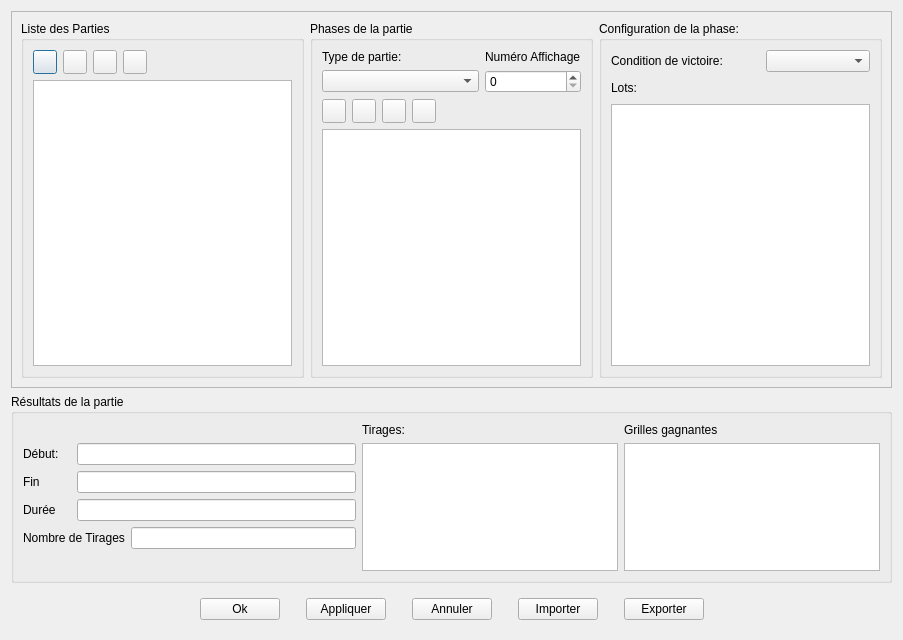
<?xml version="1.0" encoding="UTF-8"?>
<ui version="4.0">
 <class>ConfigGameRounds</class>
 <widget class="QDialog" name="ConfigGameRounds">
  <property name="geometry">
   <rect>
    <x>0</x>
    <y>0</y>
    <width>903</width>
    <height>640</height>
   </rect>
  </property>
  <property name="windowTitle">
   <string>Configuration Parties</string>
  </property>
  <layout class="QGridLayout" name="gridLayout">
   <item row="0" column="0">
    <widget class="QFrame" name="GroupEdit">
     <property name="sizePolicy">
      <sizepolicy hsizetype="Preferred" vsizetype="Expanding">
       <horstretch>0</horstretch>
       <verstretch>2</verstretch>
      </sizepolicy>
     </property>
     <property name="frameShape">
      <enum>QFrame::StyledPanel</enum>
     </property>
     <property name="frameShadow">
      <enum>QFrame::Raised</enum>
     </property>
     <layout class="QGridLayout" name="gridLayout_2">
      <item row="0" column="0">
       <widget class="QGroupBox" name="groupGameRound">
        <property name="sizePolicy">
         <sizepolicy hsizetype="Preferred" vsizetype="Preferred">
          <horstretch>1</horstretch>
          <verstretch>0</verstretch>
         </sizepolicy>
        </property>
        <property name="title">
         <string>Liste des Parties</string>
        </property>
        <layout class="QGridLayout" name="gridLayout_3">
         <item row="0" column="0">
          <widget class="QPushButton" name="btnAddRound">
           <property name="sizePolicy">
            <sizepolicy hsizetype="Fixed" vsizetype="Fixed">
             <horstretch>0</horstretch>
             <verstretch>0</verstretch>
            </sizepolicy>
           </property>
           <property name="minimumSize">
            <size>
             <width>24</width>
             <height>24</height>
            </size>
           </property>
           <property name="maximumSize">
            <size>
             <width>24</width>
             <height>24</height>
            </size>
           </property>
           <property name="text">
            <string/>
           </property>
           <property name="icon">
            <iconset resource="../../../resources/EvenementLoto.qrc">
             <normaloff>:/icons/icons/submit-for-approval.png</normaloff>:/icons/icons/submit-for-approval.png</iconset>
           </property>
          </widget>
         </item>
         <item row="0" column="1">
          <widget class="QPushButton" name="btnDelRound">
           <property name="minimumSize">
            <size>
             <width>24</width>
             <height>24</height>
            </size>
           </property>
           <property name="maximumSize">
            <size>
             <width>24</width>
             <height>24</height>
            </size>
           </property>
           <property name="text">
            <string/>
           </property>
           <property name="icon">
            <iconset resource="../../../resources/EvenementLoto.qrc">
             <normaloff>:/icons/icons/clear-symbol.png</normaloff>:/icons/icons/clear-symbol.png</iconset>
           </property>
          </widget>
         </item>
         <item row="0" column="2">
          <widget class="QPushButton" name="btnUpRound">
           <property name="minimumSize">
            <size>
             <width>24</width>
             <height>24</height>
            </size>
           </property>
           <property name="maximumSize">
            <size>
             <width>24</width>
             <height>24</height>
            </size>
           </property>
           <property name="text">
            <string/>
           </property>
           <property name="icon">
            <iconset resource="../../../resources/EvenementLoto.qrc">
             <normaloff>:/icons/icons/sort-up.png</normaloff>:/icons/icons/sort-up.png</iconset>
           </property>
          </widget>
         </item>
         <item row="0" column="3">
          <widget class="QPushButton" name="btnDownRound">
           <property name="minimumSize">
            <size>
             <width>24</width>
             <height>24</height>
            </size>
           </property>
           <property name="maximumSize">
            <size>
             <width>24</width>
             <height>24</height>
            </size>
           </property>
           <property name="text">
            <string/>
           </property>
           <property name="icon">
            <iconset resource="../../../resources/EvenementLoto.qrc">
             <normaloff>:/icons/icons/sort-down.png</normaloff>:/icons/icons/sort-down.png</iconset>
           </property>
          </widget>
         </item>
         <item row="0" column="4">
          <spacer name="horizontalSpacer_5">
           <property name="orientation">
            <enum>Qt::Horizontal</enum>
           </property>
           <property name="sizeHint" stdset="0">
            <size>
             <width>139</width>
             <height>20</height>
            </size>
           </property>
          </spacer>
         </item>
         <item row="1" column="0" colspan="5">
          <widget class="QListWidget" name="listGameRound"/>
         </item>
        </layout>
       </widget>
      </item>
      <item row="0" column="1">
       <widget class="QGroupBox" name="groupSubRound">
        <property name="sizePolicy">
         <sizepolicy hsizetype="Preferred" vsizetype="Preferred">
          <horstretch>1</horstretch>
          <verstretch>0</verstretch>
         </sizepolicy>
        </property>
        <property name="title">
         <string>Phases de la partie</string>
        </property>
        <layout class="QGridLayout" name="gridLayout_4">
         <item row="0" column="0" colspan="4">
          <widget class="QLabel" name="label">
           <property name="text">
            <string>Type de partie:</string>
           </property>
          </widget>
         </item>
         <item row="1" column="0" colspan="5">
          <widget class="QComboBox" name="GameRoundTypes">
           <property name="maximumSize">
            <size>
             <width>300</width>
             <height>16777215</height>
            </size>
           </property>
          </widget>
         </item>
         <item row="2" column="0">
          <widget class="QPushButton" name="btnAddSubRound">
           <property name="minimumSize">
            <size>
             <width>24</width>
             <height>24</height>
            </size>
           </property>
           <property name="maximumSize">
            <size>
             <width>24</width>
             <height>24</height>
            </size>
           </property>
           <property name="text">
            <string/>
           </property>
           <property name="icon">
            <iconset resource="../../../resources/EvenementLoto.qrc">
             <normaloff>:/icons/icons/submit-for-approval.png</normaloff>:/icons/icons/submit-for-approval.png</iconset>
           </property>
          </widget>
         </item>
         <item row="2" column="1">
          <widget class="QPushButton" name="btnDelSubRound">
           <property name="minimumSize">
            <size>
             <width>24</width>
             <height>24</height>
            </size>
           </property>
           <property name="maximumSize">
            <size>
             <width>24</width>
             <height>24</height>
            </size>
           </property>
           <property name="text">
            <string/>
           </property>
           <property name="icon">
            <iconset resource="../../../resources/EvenementLoto.qrc">
             <normaloff>:/icons/icons/clear-symbol.png</normaloff>:/icons/icons/clear-symbol.png</iconset>
           </property>
          </widget>
         </item>
         <item row="2" column="2">
          <widget class="QPushButton" name="btnUpSubround">
           <property name="minimumSize">
            <size>
             <width>24</width>
             <height>24</height>
            </size>
           </property>
           <property name="maximumSize">
            <size>
             <width>24</width>
             <height>24</height>
            </size>
           </property>
           <property name="text">
            <string/>
           </property>
           <property name="icon">
            <iconset resource="../../../resources/EvenementLoto.qrc">
             <normaloff>:/icons/icons/sort-up.png</normaloff>:/icons/icons/sort-up.png</iconset>
           </property>
          </widget>
         </item>
         <item row="2" column="3">
          <widget class="QPushButton" name="btnDownSubRound">
           <property name="minimumSize">
            <size>
             <width>24</width>
             <height>24</height>
            </size>
           </property>
           <property name="maximumSize">
            <size>
             <width>24</width>
             <height>24</height>
            </size>
           </property>
           <property name="text">
            <string/>
           </property>
           <property name="icon">
            <iconset resource="../../../resources/EvenementLoto.qrc">
             <normaloff>:/icons/icons/sort-down.png</normaloff>:/icons/icons/sort-down.png</iconset>
           </property>
          </widget>
         </item>
         <item row="2" column="4" colspan="2">
          <spacer name="horizontalSpacer_6">
           <property name="orientation">
            <enum>Qt::Horizontal</enum>
           </property>
           <property name="sizeHint" stdset="0">
            <size>
             <width>156</width>
             <height>20</height>
            </size>
           </property>
          </spacer>
         </item>
         <item row="3" column="0" colspan="6">
          <widget class="QListWidget" name="listSubRound"/>
         </item>
         <item row="1" column="5">
          <widget class="QSpinBox" name="spinRoundNumber"/>
         </item>
         <item row="0" column="5">
          <widget class="QLabel" name="label_10">
           <property name="text">
            <string>Numéro Affichage</string>
           </property>
          </widget>
         </item>
        </layout>
       </widget>
      </item>
      <item row="0" column="2">
       <widget class="QGroupBox" name="groupPhase">
        <property name="sizePolicy">
         <sizepolicy hsizetype="Preferred" vsizetype="Preferred">
          <horstretch>1</horstretch>
          <verstretch>0</verstretch>
         </sizepolicy>
        </property>
        <property name="title">
         <string>Configuration de la phase:</string>
        </property>
        <layout class="QGridLayout" name="gridLayout_5">
         <item row="0" column="2">
          <widget class="QComboBox" name="SubRoundTypes"/>
         </item>
         <item row="2" column="0" colspan="3">
          <widget class="QTextEdit" name="TextPrices">
           <property name="undoRedoEnabled">
            <bool>false</bool>
           </property>
          </widget>
         </item>
         <item row="1" column="1" colspan="2">
          <spacer name="horizontalSpacer_8">
           <property name="orientation">
            <enum>Qt::Horizontal</enum>
           </property>
           <property name="sizeHint" stdset="0">
            <size>
             <width>300</width>
             <height>20</height>
            </size>
           </property>
          </spacer>
         </item>
         <item row="1" column="0">
          <widget class="QLabel" name="label_3">
           <property name="text">
            <string>Lots:</string>
           </property>
          </widget>
         </item>
         <item row="0" column="0" colspan="2">
          <widget class="QLabel" name="label_2">
           <property name="text">
            <string>Condition de victoire:</string>
           </property>
          </widget>
         </item>
        </layout>
       </widget>
      </item>
     </layout>
    </widget>
   </item>
   <item row="1" column="0">
    <widget class="QGroupBox" name="groupResult">
     <property name="sizePolicy">
      <sizepolicy hsizetype="Preferred" vsizetype="Preferred">
       <horstretch>0</horstretch>
       <verstretch>1</verstretch>
      </sizepolicy>
     </property>
     <property name="title">
      <string>Résultats de la partie</string>
     </property>
     <layout class="QGridLayout" name="gridLayout_6">
      <item row="5" column="2">
       <widget class="QLineEdit" name="NumberDraws">
        <property name="maximumSize">
         <size>
          <width>240</width>
          <height>16777215</height>
         </size>
        </property>
        <property name="readOnly">
         <bool>true</bool>
        </property>
       </widget>
      </item>
      <item row="6" column="2">
       <spacer name="verticalSpacer">
        <property name="orientation">
         <enum>Qt::Vertical</enum>
        </property>
        <property name="sizeHint" stdset="0">
         <size>
          <width>20</width>
          <height>40</height>
         </size>
        </property>
       </spacer>
      </item>
      <item row="0" column="4">
       <widget class="QLabel" name="label_9">
        <property name="text">
         <string>Grilles gagnantes</string>
        </property>
       </widget>
      </item>
      <item row="0" column="3">
       <widget class="QLabel" name="label_8">
        <property name="text">
         <string>Tirages:</string>
        </property>
       </widget>
      </item>
      <item row="1" column="1" rowspan="2" colspan="2">
       <widget class="QLineEdit" name="StartingDate">
        <property name="maximumSize">
         <size>
          <width>300</width>
          <height>16777215</height>
         </size>
        </property>
        <property name="readOnly">
         <bool>true</bool>
        </property>
       </widget>
      </item>
      <item row="3" column="1" colspan="2">
       <widget class="QLineEdit" name="EndingDate">
        <property name="maximumSize">
         <size>
          <width>300</width>
          <height>16777215</height>
         </size>
        </property>
        <property name="readOnly">
         <bool>true</bool>
        </property>
       </widget>
      </item>
      <item row="4" column="1" colspan="2">
       <widget class="QLineEdit" name="Duration">
        <property name="maximumSize">
         <size>
          <width>300</width>
          <height>16777215</height>
         </size>
        </property>
       </widget>
      </item>
      <item row="5" column="0" colspan="2">
       <widget class="QLabel" name="label_7">
        <property name="text">
         <string>Nombre de Tirages</string>
        </property>
       </widget>
      </item>
      <item row="1" column="3" rowspan="6">
       <widget class="QTextEdit" name="TextDraws">
        <property name="readOnly">
         <bool>true</bool>
        </property>
       </widget>
      </item>
      <item row="1" column="0" rowspan="2">
       <widget class="QLabel" name="label_4">
        <property name="text">
         <string>Début:</string>
        </property>
       </widget>
      </item>
      <item row="3" column="0">
       <widget class="QLabel" name="label_5">
        <property name="text">
         <string>Fin</string>
        </property>
       </widget>
      </item>
      <item row="4" column="0">
       <widget class="QLabel" name="label_6">
        <property name="text">
         <string>Durée</string>
        </property>
       </widget>
      </item>
      <item row="1" column="4" rowspan="6">
       <widget class="QTextEdit" name="ListWinners">
        <property name="readOnly">
         <bool>true</bool>
        </property>
       </widget>
      </item>
     </layout>
    </widget>
   </item>
   <item row="2" column="0">
    <widget class="QFrame" name="frame">
     <property name="sizePolicy">
      <sizepolicy hsizetype="Preferred" vsizetype="Fixed">
       <horstretch>0</horstretch>
       <verstretch>0</verstretch>
      </sizepolicy>
     </property>
     <property name="frameShape">
      <enum>QFrame::NoFrame</enum>
     </property>
     <property name="frameShadow">
      <enum>QFrame::Raised</enum>
     </property>
     <layout class="QHBoxLayout" name="horizontalLayout">
      <item>
       <spacer name="horizontalSpacer">
        <property name="orientation">
         <enum>Qt::Horizontal</enum>
        </property>
        <property name="sizeHint" stdset="0">
         <size>
          <width>130</width>
          <height>20</height>
         </size>
        </property>
       </spacer>
      </item>
      <item>
       <widget class="QPushButton" name="ButtonOk">
        <property name="toolTip">
         <string>Sauvegarde Et ferme La fenêtre</string>
        </property>
        <property name="text">
         <string>Ok</string>
        </property>
       </widget>
      </item>
      <item>
       <spacer name="horizontalSpacer_2">
        <property name="orientation">
         <enum>Qt::Horizontal</enum>
        </property>
        <property name="sizeType">
         <enum>QSizePolicy::Preferred</enum>
        </property>
        <property name="sizeHint" stdset="0">
         <size>
          <width>20</width>
          <height>20</height>
         </size>
        </property>
       </spacer>
      </item>
      <item>
       <widget class="QPushButton" name="ButtonApply">
        <property name="toolTip">
         <string>Sauvegarde sans fermer la fenêtre</string>
        </property>
        <property name="text">
         <string>Appliquer</string>
        </property>
       </widget>
      </item>
      <item>
       <spacer name="horizontalSpacer_3">
        <property name="orientation">
         <enum>Qt::Horizontal</enum>
        </property>
        <property name="sizeType">
         <enum>QSizePolicy::Preferred</enum>
        </property>
        <property name="sizeHint" stdset="0">
         <size>
          <width>20</width>
          <height>20</height>
         </size>
        </property>
       </spacer>
      </item>
      <item>
       <widget class="QPushButton" name="ButtonCancel">
        <property name="toolTip">
         <string>Ferme la fenêtre sans sauvegarder</string>
        </property>
        <property name="text">
         <string>Annuler</string>
        </property>
       </widget>
      </item>
      <item>
       <spacer name="horizontalSpacer_7">
        <property name="orientation">
         <enum>Qt::Horizontal</enum>
        </property>
        <property name="sizeType">
         <enum>QSizePolicy::Preferred</enum>
        </property>
        <property name="sizeHint" stdset="0">
         <size>
          <width>20</width>
          <height>20</height>
         </size>
        </property>
       </spacer>
      </item>
      <item>
       <widget class="QPushButton" name="ButtonImport">
        <property name="text">
         <string>Importer</string>
        </property>
       </widget>
      </item>
      <item>
       <spacer name="horizontalSpacer_9">
        <property name="orientation">
         <enum>Qt::Horizontal</enum>
        </property>
        <property name="sizeType">
         <enum>QSizePolicy::Preferred</enum>
        </property>
        <property name="sizeHint" stdset="0">
         <size>
          <width>20</width>
          <height>20</height>
         </size>
        </property>
       </spacer>
      </item>
      <item>
       <widget class="QPushButton" name="ButtonExport">
        <property name="text">
         <string>Exporter</string>
        </property>
       </widget>
      </item>
      <item>
       <spacer name="horizontalSpacer_4">
        <property name="orientation">
         <enum>Qt::Horizontal</enum>
        </property>
        <property name="sizeHint" stdset="0">
         <size>
          <width>130</width>
          <height>20</height>
         </size>
        </property>
       </spacer>
      </item>
     </layout>
    </widget>
   </item>
  </layout>
 </widget>
 <resources>
  <include location="../../../resources/EvenementLoto.qrc"/>
 </resources>
 <connections>
  <connection>
   <sender>ButtonOk</sender>
   <signal>clicked()</signal>
   <receiver>ConfigGameRounds</receiver>
   <slot>actOk()</slot>
   <hints>
    <hint type="sourcelabel">
     <x>274</x>
     <y>621</y>
    </hint>
    <hint type="destinationlabel">
     <x>392</x>
     <y>642</y>
    </hint>
   </hints>
  </connection>
  <connection>
   <sender>ButtonApply</sender>
   <signal>clicked()</signal>
   <receiver>ConfigGameRounds</receiver>
   <slot>actApply()</slot>
   <hints>
    <hint type="sourcelabel">
     <x>381</x>
     <y>621</y>
    </hint>
    <hint type="destinationlabel">
     <x>491</x>
     <y>646</y>
    </hint>
   </hints>
  </connection>
  <connection>
   <sender>ButtonCancel</sender>
   <signal>clicked()</signal>
   <receiver>ConfigGameRounds</receiver>
   <slot>actCancel()</slot>
   <hints>
    <hint type="sourcelabel">
     <x>488</x>
     <y>621</y>
    </hint>
    <hint type="destinationlabel">
     <x>589</x>
     <y>641</y>
    </hint>
   </hints>
  </connection>
  <connection>
   <sender>btnAddRound</sender>
   <signal>clicked()</signal>
   <receiver>ConfigGameRounds</receiver>
   <slot>actCreateGameRound()</slot>
   <hints>
    <hint type="sourcelabel">
     <x>39</x>
     <y>56</y>
    </hint>
    <hint type="destinationlabel">
     <x>4</x>
     <y>54</y>
    </hint>
   </hints>
  </connection>
  <connection>
   <sender>btnDelRound</sender>
   <signal>clicked()</signal>
   <receiver>ConfigGameRounds</receiver>
   <slot>actDeleteGameRound()</slot>
   <hints>
    <hint type="sourcelabel">
     <x>71</x>
     <y>66</y>
    </hint>
    <hint type="destinationlabel">
     <x>4</x>
     <y>89</y>
    </hint>
   </hints>
  </connection>
  <connection>
   <sender>btnUpRound</sender>
   <signal>clicked()</signal>
   <receiver>ConfigGameRounds</receiver>
   <slot>actMoveGameRoundBefore()</slot>
   <hints>
    <hint type="sourcelabel">
     <x>98</x>
     <y>61</y>
    </hint>
    <hint type="destinationlabel">
     <x>1</x>
     <y>121</y>
    </hint>
   </hints>
  </connection>
  <connection>
   <sender>btnDownRound</sender>
   <signal>clicked()</signal>
   <receiver>ConfigGameRounds</receiver>
   <slot>actMoveSubGameRoundAfter()</slot>
   <hints>
    <hint type="sourcelabel">
     <x>133</x>
     <y>61</y>
    </hint>
    <hint type="destinationlabel">
     <x>2</x>
     <y>155</y>
    </hint>
   </hints>
  </connection>
  <connection>
   <sender>GameRoundTypes</sender>
   <signal>currentIndexChanged(int)</signal>
   <receiver>ConfigGameRounds</receiver>
   <slot>actChangeGameRoundType(int)</slot>
   <hints>
    <hint type="sourcelabel">
     <x>369</x>
     <y>76</y>
    </hint>
    <hint type="destinationlabel">
     <x>186</x>
     <y>1</y>
    </hint>
   </hints>
  </connection>
  <connection>
   <sender>SubRoundTypes</sender>
   <signal>activated(int)</signal>
   <receiver>ConfigGameRounds</receiver>
   <slot>actChangeSubGameRoundType(int)</slot>
   <hints>
    <hint type="sourcelabel">
     <x>857</x>
     <y>58</y>
    </hint>
    <hint type="destinationlabel">
     <x>830</x>
     <y>3</y>
    </hint>
   </hints>
  </connection>
  <connection>
   <sender>TextPrices</sender>
   <signal>textChanged()</signal>
   <receiver>ConfigGameRounds</receiver>
   <slot>actEndEditingPrice()</slot>
   <hints>
    <hint type="sourcelabel">
     <x>873</x>
     <y>271</y>
    </hint>
    <hint type="destinationlabel">
     <x>979</x>
     <y>134</y>
    </hint>
   </hints>
  </connection>
  <connection>
   <sender>btnAddSubRound</sender>
   <signal>clicked()</signal>
   <receiver>ConfigGameRounds</receiver>
   <slot>actCreateSubGameRound()</slot>
   <hints>
    <hint type="sourcelabel">
     <x>342</x>
     <y>118</y>
    </hint>
    <hint type="destinationlabel">
     <x>217</x>
     <y>6</y>
    </hint>
   </hints>
  </connection>
  <connection>
   <sender>btnDelSubRound</sender>
   <signal>clicked()</signal>
   <receiver>ConfigGameRounds</receiver>
   <slot>actDeleteSubGameRound()</slot>
   <hints>
    <hint type="sourcelabel">
     <x>372</x>
     <y>118</y>
    </hint>
    <hint type="destinationlabel">
     <x>240</x>
     <y>-6</y>
    </hint>
   </hints>
  </connection>
  <connection>
   <sender>btnUpSubround</sender>
   <signal>clicked()</signal>
   <receiver>ConfigGameRounds</receiver>
   <slot>actMoveSubGameRoundBefore()</slot>
   <hints>
    <hint type="sourcelabel">
     <x>402</x>
     <y>118</y>
    </hint>
    <hint type="destinationlabel">
     <x>383</x>
     <y>-5</y>
    </hint>
   </hints>
  </connection>
  <connection>
   <sender>btnDownSubRound</sender>
   <signal>clicked()</signal>
   <receiver>ConfigGameRounds</receiver>
   <slot>actMoveSubGameRoundBefore()</slot>
   <hints>
    <hint type="sourcelabel">
     <x>432</x>
     <y>118</y>
    </hint>
    <hint type="destinationlabel">
     <x>420</x>
     <y>-7</y>
    </hint>
   </hints>
  </connection>
  <connection>
   <sender>listGameRound</sender>
   <signal>currentRowChanged(int)</signal>
   <receiver>ConfigGameRounds</receiver>
   <slot>actChangeSelectedGameRound()</slot>
   <hints>
    <hint type="sourcelabel">
     <x>71</x>
     <y>301</y>
    </hint>
    <hint type="destinationlabel">
     <x>1</x>
     <y>302</y>
    </hint>
   </hints>
  </connection>
  <connection>
   <sender>listSubRound</sender>
   <signal>currentRowChanged(int)</signal>
   <receiver>ConfigGameRounds</receiver>
   <slot>actChangeSelectedSubGameRound()</slot>
   <hints>
    <hint type="sourcelabel">
     <x>485</x>
     <y>310</y>
    </hint>
    <hint type="destinationlabel">
     <x>1</x>
     <y>346</y>
    </hint>
   </hints>
  </connection>
  <connection>
   <sender>ButtonImport</sender>
   <signal>clicked()</signal>
   <receiver>ConfigGameRounds</receiver>
   <slot>actImportRounds()</slot>
   <hints>
    <hint type="sourcelabel">
     <x>595</x>
     <y>621</y>
    </hint>
    <hint type="destinationlabel">
     <x>663</x>
     <y>646</y>
    </hint>
   </hints>
  </connection>
  <connection>
   <sender>ButtonExport</sender>
   <signal>clicked()</signal>
   <receiver>ConfigGameRounds</receiver>
   <slot>actExportRounds()</slot>
   <hints>
    <hint type="sourcelabel">
     <x>702</x>
     <y>621</y>
    </hint>
    <hint type="destinationlabel">
     <x>659</x>
     <y>642</y>
    </hint>
   </hints>
  </connection>
  <connection>
   <sender>spinRoundNumber</sender>
   <signal>valueChanged(int)</signal>
   <receiver>ConfigGameRounds</receiver>
   <slot>actChangeRoundNumber(int)</slot>
   <hints>
    <hint type="sourcelabel">
     <x>523</x>
     <y>78</y>
    </hint>
    <hint type="destinationlabel">
     <x>505</x>
     <y>-10</y>
    </hint>
   </hints>
  </connection>
 </connections>
 <slots>
  <slot>actOk()</slot>
  <slot>actApply()</slot>
  <slot>actCancel()</slot>
  <slot>actCreateGameRound()</slot>
  <slot>actDeleteGameRound()</slot>
  <slot>actMoveGameRoundBefore()</slot>
  <slot>actMoveGameRoundAfter()</slot>
  <slot>actChangeGameRoundType(int)</slot>
  <slot>actChangeSubGameRoundType(int)</slot>
  <slot>actEndEditingPrice()</slot>
  <slot>actCreateSubGameRound()</slot>
  <slot>actDeleteSubGameRound()</slot>
  <slot>actMoveSubGameRoundBefore()</slot>
  <slot>actMoveSubGameRoundAfter()</slot>
  <slot>actChangeSelectedGameRound()</slot>
  <slot>actChangeSelectedSubGameRound()</slot>
  <slot>actImportRounds()</slot>
  <slot>actExportRounds()</slot>
  <slot>actChangeRoundNumber(int)</slot>
 </slots>
</ui>
